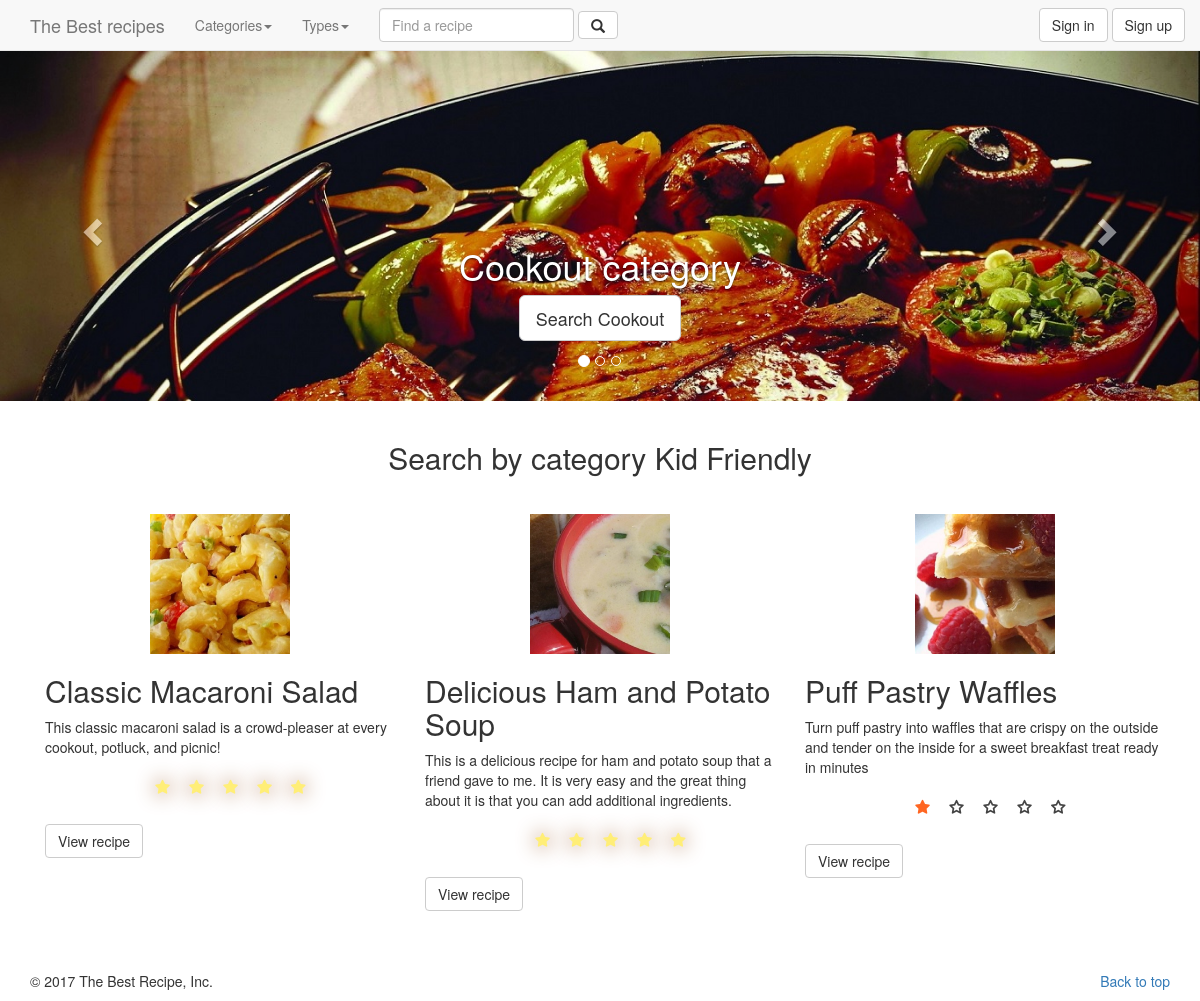
The app's page /recipe.dev/home/index?category=2 with its own data.
### tables this page shows
CREATE TABLE `category` (
  `id` int(11) NOT NULL,
  `name` varchar(50) NOT NULL,
  `image` varchar(20) NOT NULL
);

CREATE TABLE `recipe` (
  `id` int(11) NOT NULL,
  `name` varchar(30) NOT NULL,
  `prepare_time` int(11) NOT NULL COMMENT 'minutes',
  `cook_time` int(11) NOT NULL COMMENT 'minutes',
  `calorie` int(11) NOT NULL,
  `type_id` int(11) NOT NULL,
  `serving` int(2) NOT NULL,
  `date` timestamp NOT NULL DEFAULT CURRENT_TIMESTAMP,
  `image` varchar(30) NOT NULL,
  `user_id` int(11) NOT NULL,
  `description` text NOT NULL
);

### recipe.dev/controllers/home.php (called while the page is built)
<?php
class Home extends Controller{
	protected function Index(){
		$viewmodel = new HomeModel();
		$this->returnView($viewmodel->Index(), true);
	}
}

### recipe.dev/classes/Model.php (called while the page is built, shortened)
<?php
abstract class Model{
	protected $dbh;
	protected $stmt;
	public function __construct(){
		$this->dbh = new PDO("mysql:host=".DB_HOST.";dbname=".DB_NAME, DB_USER, DB_PASS);
	}
	public function query($query){
		$this->stmt = $this->dbh->prepare($query);
	}
	public function execute(){
		$this->stmt->execute();
	}
	public function resultSet(){
		$this->execute();
		return $this->stmt->fetchAll(PDO::FETCH_ASSOC);
	}
}

### recipe.dev/models/home.php (called while the page is built, shortened)
<?php
class HomeModel extends Model{
	public function Index(){
		$params=array();
		$where='';
		$limit='';
		$header='';
		$url=parse_url($_SERVER["REQUEST_URI"]);
		if(!empty($url['query'])){
			parse_str($url['query'], $params);
				if(isset($params['category'])){
					$where=" WHERE recipe.id IN ( SELECT recipe_id FROM recipe_category WHERE category_id = ".$params['category']." )" ;
					$res = $this->resultSet();
					$header="Search by category ".$res[0]['name'];
				}
		}
		else{
			$limit = "LIMIT 3";
			$header = "TOP 3 rating recipes.";
		}
		$this->query("SELECT * FROM category WHERE image not like ''");
		$carousel = $this->resultSet();
		$categories = $this->resultSet();
		$types = $this->resultSet();
		$sql = "SELECT recipe.*,rating.rating,type.name as type
				  FROM recipe
				  LEFT JOIN
	              (SELECT recipe_id,ROUND((SUM(rating)/COUNT(DISTINCT id)),2) as rating
                  FROM `recipe_rating`
                  GROUP BY recipe_id ORDER BY rating DESC) AS rating
                  ON recipe.id=rating.recipe_id
                  INNER JOIN type ON recipe.type_id = type.id
                  ".$where."
				  GROUP BY recipe.id
				  ORDER BY rating.rating DESC ".$limit;
		$this->query($sql);
		$recipes = $this->resultSet();
		$result=array( 'carousel' => $carousel , 'categories' => $categories , 'types' => $types ,'recipes' => $recipes, 'header' =>$header);
		return $result;
	}
}

### recipe.dev/views/main.php (the view, shortened to what this page needs)
<html>
<head>
	<link rel="stylesheet" href="<?php echo ROOT_PATH; ?>public/css/bootstrap.css">
  <link href="<?php echo ROOT_PATH; ?>public/css/bootstrap.min.css" rel="stylesheet">
  <link href="<?php echo ROOT_PATH; ?>public/css/style.css" rel="stylesheet">
  <link rel="stylesheet" href="https://maxcdn.bootstrapcdn.com/bootstrap/3.3.7/css/bootstrap.min.css">
  <link rel="stylesheet" href="//netdna.bootstrapcdn.com/font-awesome/4.2.0/css/font-awesome.min.css">
</head>
<body>
	<nav class="navbar navbar-default navbar-fixed-top" style="margin-bottom: 0!important">
      <div class="container">
        <div class="navbar-header">
          <a class="navbar-brand" href="<?php echo ROOT_URL; ?>">The Best recipes</a>
        </div>
        <div id="navbar" class="collapse navbar-collapse">
          <ul class="nav navbar-nav">
            <li class="dropdown">
              <a href="#" class="dropdown-toggle" data-toggle="dropdown" role="button" aria-haspopup="true" aria-expanded="false">Categories<span class="caret"></span></a>
            </li>
            <li class="dropdown">
              <a href="#" class="dropdown-toggle" data-toggle="dropdown" role="button" aria-haspopup="true" aria-expanded="false">Types<span class="caret"></span></a>
            </li>
          </ul>
          <form class="navbar-form navbar-left" action="<?php echo ROOT_URL; ?>home/index" method="get">
            <div class="form-group">
              <input type="text" class="form-control" name="find" placeholder="Find a recipe" required>
            </div>
            <button type="submit" class="btn btn-default"><span class="glyphicon glyphicon-search" aria-hidden="true"></span></button>
          </form>
          <ul class="nav navbar-nav navbar-right">
            <?php if(isset($_SESSION['is_logged_in'])) : ?>
            <li><a href="<?php echo ROOT_URL; ?>profile/index">Welcome <?php echo $_SESSION['user_data']['name']; ?></a></li>
            <button type="button" class="btn btn-default navbar-btn" onclick="location.href='<?php echo ROOT_URL; ?>users/logout'">Logout</button>
          <?php else : ?>
            <button type="button" class="btn btn-default navbar-btn" onclick="location.href='<?php echo ROOT_URL; ?>users/signin'">Sign in</button>
            <button type="button" class="btn btn-default navbar-btn" onclick="location.href='<?php echo ROOT_URL; ?>users/signup'">Sign up</button>          <?php endif; ?>
          </ul>
        </div>
      </div>
    </nav>
    <div style="margin-top: 50px">
     	<?php require($view); ?>
    <div>
    <div class="container marketing" style="margin-top: 50px">
      <footer>
        <p class="pull-right"><a href="<?php echo ROOT_URL; ?>">Back to top</a></p>
        <p>© 2017 The Best Recipe, Inc.</p>
      </footer>
    </div>
</body>
</html>

### recipe.dev/views/home/index.php (shortened to what this page needs)
<div id="myCarousel" class="carousel slide" data-ride="carousel" style="margin-top: 50px">
	<ol class="carousel-indicators">
		<?php
			$active="class='active'";
			for( $i = 0; $i < count($viewmodel['carousel']); $i++){
				if($i==1)
					$active="";
		?>
		<li data-target="#myCarousel" data-slide-to="<?php echo $i; ?>" <?php echo $active; ?> ></li>
		<?php
			}
		?>
    </ol>
	<div class="carousel-inner" role="listbox">
		<?php
			$i=0;
			$active="active";
			foreach($viewmodel['carousel']as $value){
				if($i==1)
					$active="";
				$i++;
		?>
		<div class="item <?php echo $active; ?>">
		  <img style="width:100%" src="<?php echo ROOT_URL; ?>public/img/category/<?php echo $value['image']; ?>" alt="">
		  <div class="container">
			<div class="carousel-caption">
			  <h1><?php echo $value['name']; ?> category</h1>
			  <p><a class="btn btn-lg btn-default" href="<?php echo ROOT_URL; ?>home/index?category=<?php echo$value['id'];?>" role="button">Search <?php echo $value['name']; ?></a></p>
			</div>
		  </div>
		</div>
		<?php
			}
		?>
	</div>
	<a class="left carousel-control" href="#myCarousel" role="button" data-slide="prev">
		<span class="glyphicon glyphicon-chevron-left" aria-hidden="true"></span>
	</a>
	<a class="right carousel-control" href="#myCarousel" role="button" data-slide="next">
		<span class="glyphicon glyphicon-chevron-right" aria-hidden="true"></span>
	</a>
</div>
<div class="container marketing" style="margin-top: 20px">
	<h2 style='text-align: center;margin-bottom: 40px'><?php echo ($viewmodel['header']);?></h2>
	<?php
		$i=1;
		foreach($viewmodel['recipes'] as $value) {
			echo ($i%3==0) ?  "<div class='row'>" :  "";
	?>
	<div class="col-lg-4">
	  <img class="img-responsive center-block" src="<?php echo ROOT_URL; ?>public/img/recipe/<?php echo $value['image']; ?>" alt="Generic placeholder image" width="140" height="140">
	  <h2><?php echo $value['name']?></h2>
	  <p><?php echo $value['description']; ?></p>
	  <p style="font-size:bold">
	  	<div class="stars">
				<form action="#" method="post">
				    <label class="star star-5" for="star-5" style="font-size:15px"></label>
				    <label class="star star-4" for="star-4" style="font-size:15px"></label>
				    <label class="star star-3" for="star-3" style="font-size:15px"></label>
				    <label class="star star-2" for="star-2" style="font-size:15px"></label>
				    <label class="star star-1" for="star-1" style="font-size:15px"></label>
				</form>
		</div>
	</p>
	<p><a class="btn btn-default" href="<?php echo ROOT_URL; ?>recipe/index?id=<?php echo $value['id']; ?>" role="button">View recipe</a></p>
	</div>
	<?php
	echo ($i%3==0) ?  "</div>" : "";
		$i++;
		}
	?>
</div>

### recipe.dev/public/css/style.css (style rules this page uses)
div.stars { width: 270px; display: inline-block; }
label.star { float: right; padding: 10px; font-size: 20px; color: #444; transition: all .2s; }
input.star:checked ~ label.star:before { content: '\f005'; color: #FD4; transition: all .25s; }
input.star-5:checked ~ label.star:before { color: #FE7; text-shadow: 0 0 20px #952; }
input.star-1:checked ~ label.star:before { color: #F62; }
label.star:before { content: '\f006'; font-family: FontAwesome; }

### records on screen
category: image (picture), name "Cookout"
recipe: image (picture), name "Classic Macaroni Salad", description "This classic macaroni salad is a crowd-pleaser at every cookout, potluck, and picnic!"
recipe: image (picture), name "Delicious Ham and Potato Soup", description "This is a delicious recipe for ham and potato soup that a friend gave to me. It is very easy and the great thing about it is that you can add additional ingredients."
recipe: image (picture), name "Puff Pastry Waffles", description "Turn puff pastry into waffles that are crispy on the outside and tender on the inside for a sweet breakfast treat ready in minutes"

### other values on screen
$viewmodel['header'] "Search by category Kid Friendly"
